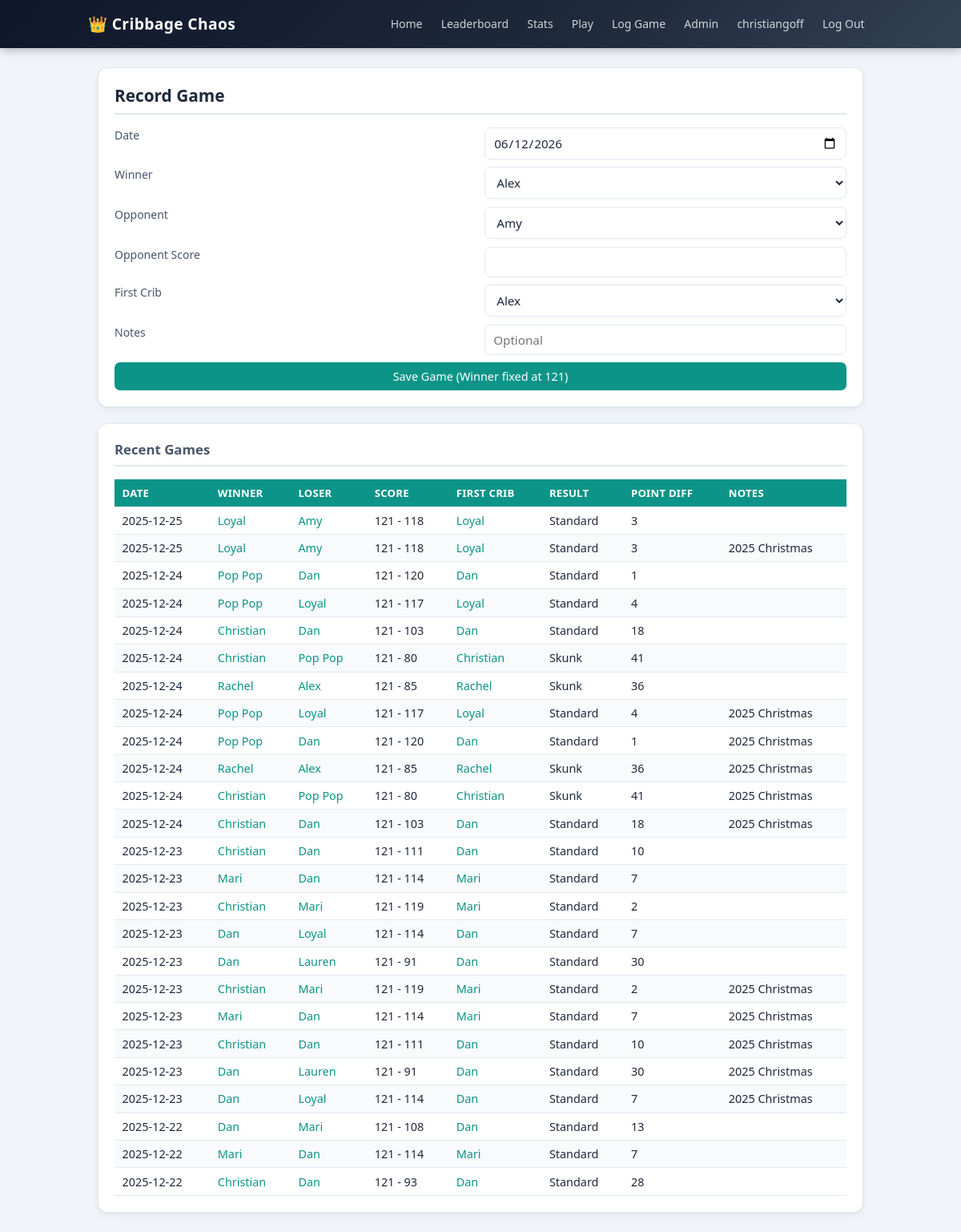
Page /games (signed in) on the committed database.
### app.py (models this page shows, shortened)
class User(db.Model):
    __tablename__ = "users"
    id = db.Column(db.Integer, primary_key=True)
    username = db.Column(db.String(80), unique=True, nullable=False)
    password_hash = db.Column(db.String(200), nullable=False)
    is_admin = db.Column(db.Boolean, default=False, nullable=False)
    player_id = db.Column(db.Integer, db.ForeignKey("players.id"), nullable=True)
    created_at = db.Column(db.DateTime, nullable=False, default=datetime.utcnow)
    player = db.relationship("Player", foreign_keys=[player_id])

class Game(db.Model):
    __tablename__ = "games"
    __table_args__ = (
        CheckConstraint("player1_id != player2_id", name="ck_unique_players"),
        CheckConstraint("player1_score >= 0", name="ck_player1_score_nonnegative"),
        CheckConstraint("player2_score >= 0", name="ck_player2_score_nonnegative"),
    )
    id = db.Column(db.Integer, primary_key=True)
    played_on = db.Column(db.Date, nullable=False)
    player1_id = db.Column(db.Integer, db.ForeignKey("players.id"), nullable=False)
    player2_id = db.Column(db.Integer, db.ForeignKey("players.id"), nullable=False)
    player1_score = db.Column(db.Integer, nullable=False)
    player2_score = db.Column(db.Integer, nullable=False)
    winner_id = db.Column(db.Integer, db.ForeignKey("players.id"), nullable=True)
    first_crib_id = db.Column(db.Integer, db.ForeignKey("players.id"), nullable=True)
    notes = db.Column(db.String(255), nullable=True)
    created_at = db.Column(db.DateTime, nullable=False, default=datetime.utcnow)
    player1 = db.relationship("Player", foreign_keys=[player1_id])
    player2 = db.relationship("Player", foreign_keys=[player2_id])
    winner = db.relationship("Player", foreign_keys=[winner_id])
    first_crib = db.relationship("Player", foreign_keys=[first_crib_id])
    @property
    def winner_score(self) -> int:
        if self.winner_id == self.player1_id:
            return self.player1_score
        if self.winner_id == self.player2_id:
            return self.player2_score
        return max(self.player1_score, self.player2_score)
    @property
    def loser_score(self) -> int:
        if self.winner_id == self.player1_id:
            return self.player2_score
        if self.winner_id == self.player2_id:
            return self.player1_score
        return min(self.player1_score, self.player2_score)
    @property
    def point_diff(self) -> int:
        return self.winner_score - self.loser_score
    @property
    def is_double_skunk(self) -> bool:
        return self.loser_score <= DOUBLE_SKUNK_THRESHOLD
    @property
    def is_skunk(self) -> bool:
        return DOUBLE_SKUNK_THRESHOLD < self.loser_score <= SKUNK_THRESHOLD

class Player(db.Model):
    __tablename__ = "players"
    id = db.Column(db.Integer, primary_key=True)
    name = db.Column(db.String(80), unique=True, nullable=False)
    created_at = db.Column(db.DateTime, nullable=False, default=datetime.utcnow)

### app.py (the view, shortened to what this page needs)
@app.route("/games", methods=["GET", "POST"])
@login_required
def games():
    all_players = Player.query.order_by(Player.name.asc()).all()
    recent_games = Game.query.order_by(Game.played_on.desc(), Game.created_at.desc()).limit(25).all()
    return render_template(
        "games.html",
        players=all_players,
        recent_games=recent_games,
        today_iso=date.today().isoformat(),
    )

### app.py (called while the page is built)
def current_user() -> "User | None":
    uid = session.get("user_id")
    if uid:
        return User.query.get(uid)
    return None

def login_required(view):
    @wraps(view)
    def wrapped(*args, **kwargs):
        if not current_user():
            flash("Please log in to access that page.", "error")
            return redirect(url_for("login"))
        return view(*args, **kwargs)
    return wrapped

@app.context_processor
def inject_auth_context():
    u = current_user()
    return {"is_admin": bool(u and u.is_admin), "current_user": u}

### templates/games.html (shortened to what this page needs)
{% extends "layout.html" %}
{% block content %}
<section class="panel">
  <h2>Record Game</h2>
  {% if players|length < 2 %}
    <p>Add at least 2 players first.</p>
  {% else %}
  <form method="post" class="form-grid">
    <label for="played_on">Date</label>
    <input id="played_on" name="played_on" type="date" value="{{ today_iso }}" required>
    <label for="winner_id">Winner</label>
    <select id="winner_id" name="winner_id" required>
      {% for p in players %}
        <option value="{{ p.id }}">{{ p.name }}</option>
      {% endfor %}
    </select>
    <label for="loser_id">Opponent</label>
    <select id="loser_id" name="loser_id" required>
      {% for p in players %}
        <option value="{{ p.id }}">{{ p.name }}</option>
      {% endfor %}
    </select>
    <label for="loser_score">Opponent Score</label>
    <input id="loser_score" name="loser_score" type="number" min="0" max="120" required>
    <label for="first_crib_id">First Crib</label>
    <select id="first_crib_id" name="first_crib_id" required>
      {% for p in players %}
        <option value="{{ p.id }}">{{ p.name }}</option>
      {% endfor %}
    </select>
    <label for="notes">Notes</label>
    <input id="notes" name="notes" type="text" maxlength="255" placeholder="Optional">
    <button type="submit">Save Game (Winner fixed at 121)</button>
  </form>
  {% endif %}
</section>
<section class="panel">
  <h3>Recent Games</h3>
  <div class="table-wrap">
  <table>
    <thead>
      <tr>
        <th>Date</th>
        <th>Winner</th>
        <th>Loser</th>
        <th>Score</th>
        <th>First Crib</th>
        <th>Result</th>
        <th>Point Diff</th>
        <th>Notes</th>
      </tr>
    </thead>
    <tbody>
      {% for game in recent_games %}
      <tr>
        <td>{{ game.played_on }}</td>
        <td>{% if game.winner %}<a href="{{ url_for('player_profile', player_id=game.winner.id) }}" class="player-link">{{ game.winner.name }}</a>{% else %}N/A{% endif %}</td>
        {% set loser = game.player2 if game.winner_id == game.player1_id else game.player1 %}
        <td><a href="{{ url_for('player_profile', player_id=loser.id) }}" class="player-link">{{ loser.name }}</a></td>
        <td>{{ game.winner_score }} - {{ game.loser_score }}</td>
        <td>{% if game.first_crib %}<a href="{{ url_for('player_profile', player_id=game.first_crib.id) }}" class="player-link">{{ game.first_crib.name }}</a>{% else %}N/A{% endif %}</td>
        <td>
          {% if game.is_double_skunk %}
            Double skunk
          {% elif game.is_skunk %}
            Skunk
          {% else %}
            Standard
          {% endif %}
        </td>
        <td>{{ game.point_diff }}</td>
        <td>{{ game.notes or "" }}</td>
      </tr>
      {% else %}
      <tr><td colspan="8">No games yet.</td></tr>
      {% endfor %}
    </tbody>
  </table>
  </div>
</section>
{% endblock %}

### templates/layout.html (shortened to what this page needs)
<!doctype html>
<html lang="en">
<head>
  <link rel="stylesheet" href="{{ url_for('static', filename='style.css') }}">
</head>
<body>
  <header>
    <div class="header-inner">
      <h1>👑 Cribbage Chaos</h1>
      <nav id="nav-menu">
        <a href="{{ url_for('index') }}">Home</a>
        <a href="{{ url_for('leaderboard') }}">Leaderboard</a>
        <a href="{{ url_for('stats') }}">Stats</a>
        <a href="{{ url_for('play_lobby') }}">Play</a>
        {% if current_user %}
          <a href="{{ url_for('games') }}">Log Game</a>
          {% if is_admin %}
            <a href="{{ url_for('admin_panel') }}">Admin</a>
          {% endif %}
          <a href="{{ url_for('account') }}">{{ current_user.username }}</a>
          <form method="post" action="{{ url_for('logout') }}" class="inline-nav-form">
            <button type="submit" class="link-button">Log Out</button>
          </form>
        {% else %}
          <a href="{{ url_for('login') }}">Log In</a>
          <a href="{{ url_for('register') }}">Register</a>
        {% endif %}
      </nav>
    </div>
  </header>
  <main>
    {% block content %}{% endblock %}
  </main>
</body>
</html>

### static/style.css (style rules this page uses)
:root { --bg: #f1f5f9; --ink: #1e293b; --panel: #ffffff; --line: #e2e8f0; --accent: #0d9488; --accent-dark: #0f766e; --accent-light: #f0fdfa; --gold: #f59e0b; --ok: #16a34a; --err: #dc2626; }
* { box-sizing: border-box; }
body { margin: 0; font-family: system-ui, -apple-system, "Segoe UI", Roboto, sans-serif; color: var(--ink); background: var(--bg); min-height: 100vh; }
header { background: linear-gradient(135deg, #0f172a 0%, #1e293b 60%, #334155 100%); color: white; box-shadow: 0 2px 12px rgba(0,0,0,0.3); position: sticky; top: 0; z-index: 100; }
.header-inner { max-width: 1020px; margin: 0 auto; padding: 0.875rem 1.25rem; display: flex; align-items: center; gap: 1rem; }
header h1 { margin: 0; font-size: 1.2rem; font-weight: 700; letter-spacing: 0.02em; white-space: nowrap; flex-shrink: 0; }
nav { display: flex; gap: 0.15rem; align-items: center; flex-wrap: wrap; margin-left: auto; }
nav a { color: rgba(255,255,255,0.8); text-decoration: none; font-size: 0.875rem; padding: 0.4rem 0.65rem; border-radius: 6px; transition: background 0.15s, color 0.15s; }
main { max-width: 980px; margin: 1.5rem auto; padding: 0 0.75rem; }
.panel { background: var(--panel); border: 1px solid var(--line); border-radius: 12px; padding: 1.25rem; margin-bottom: 1.25rem; box-shadow: 0 1px 3px rgba(0,0,0,0.06), 0 4px 12px rgba(0,0,0,0.04); }
.panel h2, .panel h3 { margin-top: 0; color: var(--ink); border-bottom: 2px solid var(--line); padding-bottom: 0.5rem; margin-bottom: 1rem; font-weight: 600; }
.panel h2 { font-size: 1.3rem; }
.panel h3 { font-size: 1.05rem; color: #475569; }
.table-wrap { overflow-x: auto; -webkit-overflow-scrolling: touch; margin: 0 -0.25rem; padding: 0 0.25rem; }
table { width: 100%; border-collapse: collapse; font-size: 0.9rem; }
th { background: var(--accent); color: white; padding: 0.5rem 0.6rem; text-align: left; white-space: nowrap; font-weight: 600; letter-spacing: 0.02em; font-size: 0.82rem; text-transform: uppercase; }
td { border-bottom: 1px solid var(--line); padding: 0.45rem 0.6rem; text-align: left; }
tbody tr:nth-child(even) td { background: #f8fafc; }
.form-grid { display: grid; grid-template-columns: 1fr; gap: 0.6rem; }
label { font-size: 0.875rem; color: #475569; font-weight: 500; }
input, select { padding: 0.5rem 0.65rem; border: 1.5px solid var(--line); border-radius: 7px; background: #fff; font-family: inherit; font-size: 0.95rem; width: 100%; color: var(--ink); transition: border-color 0.15s, box-shadow 0.15s; }
button { padding: 0.5rem 1rem; border: none; border-radius: 7px; background: var(--accent); color: white; cursor: pointer; font-family: inherit; font-size: 0.9rem; font-weight: 500; transition: background 0.15s, transform 0.1s, box-shadow 0.15s; }
.inline-nav-form { margin: 0; }
.link-button { background: transparent; border: none; color: rgba(255,255,255,0.8); padding: 0.4rem 0.65rem; font-size: 0.875rem; cursor: pointer; border-radius: 6px; font-family: inherit; font-weight: normal; text-decoration: none; box-shadow: none; }
@media (min-width: 700px) { .form-grid { grid-template-columns: 1fr 1fr; } }
@media (min-width: 700px) { .form-grid button { grid-column: span 2; } }
.player-link { color: var(--accent); text-decoration: none; font-weight: 500; }

### rows in the picture
User: username "christiangoff"
Game: played_on "2025-12-25", winner.name "Loyal", winner_score "121", loser_score "118", first_crib.name "Loyal", shows "Standard", point_diff "3"
Player: name "Amy"
Game: played_on "2025-12-25", winner.name "Loyal", winner_score "121", loser_score "118", first_crib.name "Loyal", shows "Standard", point_diff "3", notes "2025 Christmas"
Game: played_on "2025-12-24", winner.name "Pop Pop", winner_score "121", loser_score "120", first_crib.name "Dan", shows "Standard", point_diff "1"
Player: name "Dan"
Game: played_on "2025-12-24", winner.name "Pop Pop", winner_score "121", loser_score "117", first_crib.name "Loyal", shows "Standard", point_diff "4"
Player: name "Loyal"
Game: played_on "2025-12-24", winner.name "Christian", winner_score "121", loser_score "103", first_crib.name "Dan", shows "Standard", point_diff "18"
Game: played_on "2025-12-24", winner.name "Christian", winner_score "121", loser_score "80", first_crib.name "Christian", shows "Skunk", point_diff "41"
Player: name "Pop Pop"
Game: played_on "2025-12-24", winner.name "Rachel", winner_score "121", loser_score "85", first_crib.name "Rachel", shows "Skunk", point_diff "36"
Player: name "Alex"
Game: played_on "2025-12-24", winner.name "Pop Pop", winner_score "121", loser_score "117", first_crib.name "Loyal", shows "Standard", point_diff "4", notes "2025 Christmas"
Game: played_on "2025-12-24", winner.name "Pop Pop", winner_score "121", loser_score "120", first_crib.name "Dan", shows "Standard", point_diff "1", notes "2025 Christmas"
Game: played_on "2025-12-24", winner.name "Rachel", winner_score "121", loser_score "85", first_crib.name "Rachel", shows "Skunk", point_diff "36", notes "2025 Christmas"
Game: played_on "2025-12-24", winner.name "Christian", winner_score "121", loser_score "80", first_crib.name "Christian", shows "Skunk", point_diff "41", notes "2025 Christmas"
Game: played_on "2025-12-24", winner.name "Christian", winner_score "121", loser_score "103", first_crib.name "Dan", shows "Standard", point_diff "18", notes "2025 Christmas"
Game: played_on "2025-12-23", winner.name "Christian", winner_score "121", loser_score "111", first_crib.name "Dan", shows "Standard", point_diff "10"
Game: played_on "2025-12-23", winner.name "Mari", winner_score "121", loser_score "114", first_crib.name "Mari", shows "Standard", point_diff "7"
Game: played_on "2025-12-23", winner.name "Christian", winner_score "121", loser_score "119", first_crib.name "Mari", shows "Standard", point_diff "2"
Player: name "Mari"
Game: played_on "2025-12-23", winner.name "Dan", winner_score "121", loser_score "114", first_crib.name "Dan", shows "Standard", point_diff "7"
Game: played_on "2025-12-23", winner.name "Dan", winner_score "121", loser_score "91", first_crib.name "Dan", shows "Standard", point_diff "30"
Player: name "Lauren"
Game: played_on "2025-12-23", winner.name "Christian", winner_score "121", loser_score "119", first_crib.name "Mari", shows "Standard", point_diff "2", notes "2025 Christmas"
Game: played_on "2025-12-23", winner.name "Mari", winner_score "121", loser_score "114", first_crib.name "Mari", shows "Standard", point_diff "7", notes "2025 Christmas"
Game: played_on "2025-12-23", winner.name "Christian", winner_score "121", loser_score "111", first_crib.name "Dan", shows "Standard", point_diff "10", notes "2025 Christmas"
Game: played_on "2025-12-23", winner.name "Dan", winner_score "121", loser_score "91", first_crib.name "Dan", shows "Standard", point_diff "30", notes "2025 Christmas"
Game: played_on "2025-12-23", winner.name "Dan", winner_score "121", loser_score "114", first_crib.name "Dan", shows "Standard", point_diff "7", notes "2025 Christmas"
Game: played_on "2025-12-22", winner.name "Dan", winner_score "121", loser_score "108", first_crib.name "Dan", shows "Standard", point_diff "13"
Game: played_on "2025-12-22", winner.name "Mari", winner_score "121", loser_score "114", first_crib.name "Mari", shows "Standard", point_diff "7"
Game: played_on "2025-12-22", winner.name "Christian", winner_score "121", loser_score "93", first_crib.name "Dan", shows "Standard", point_diff "28"

### other values in the picture
form field winner_id "Alex"
form field loser_id "Amy"
form field first_crib_id "Alex"
